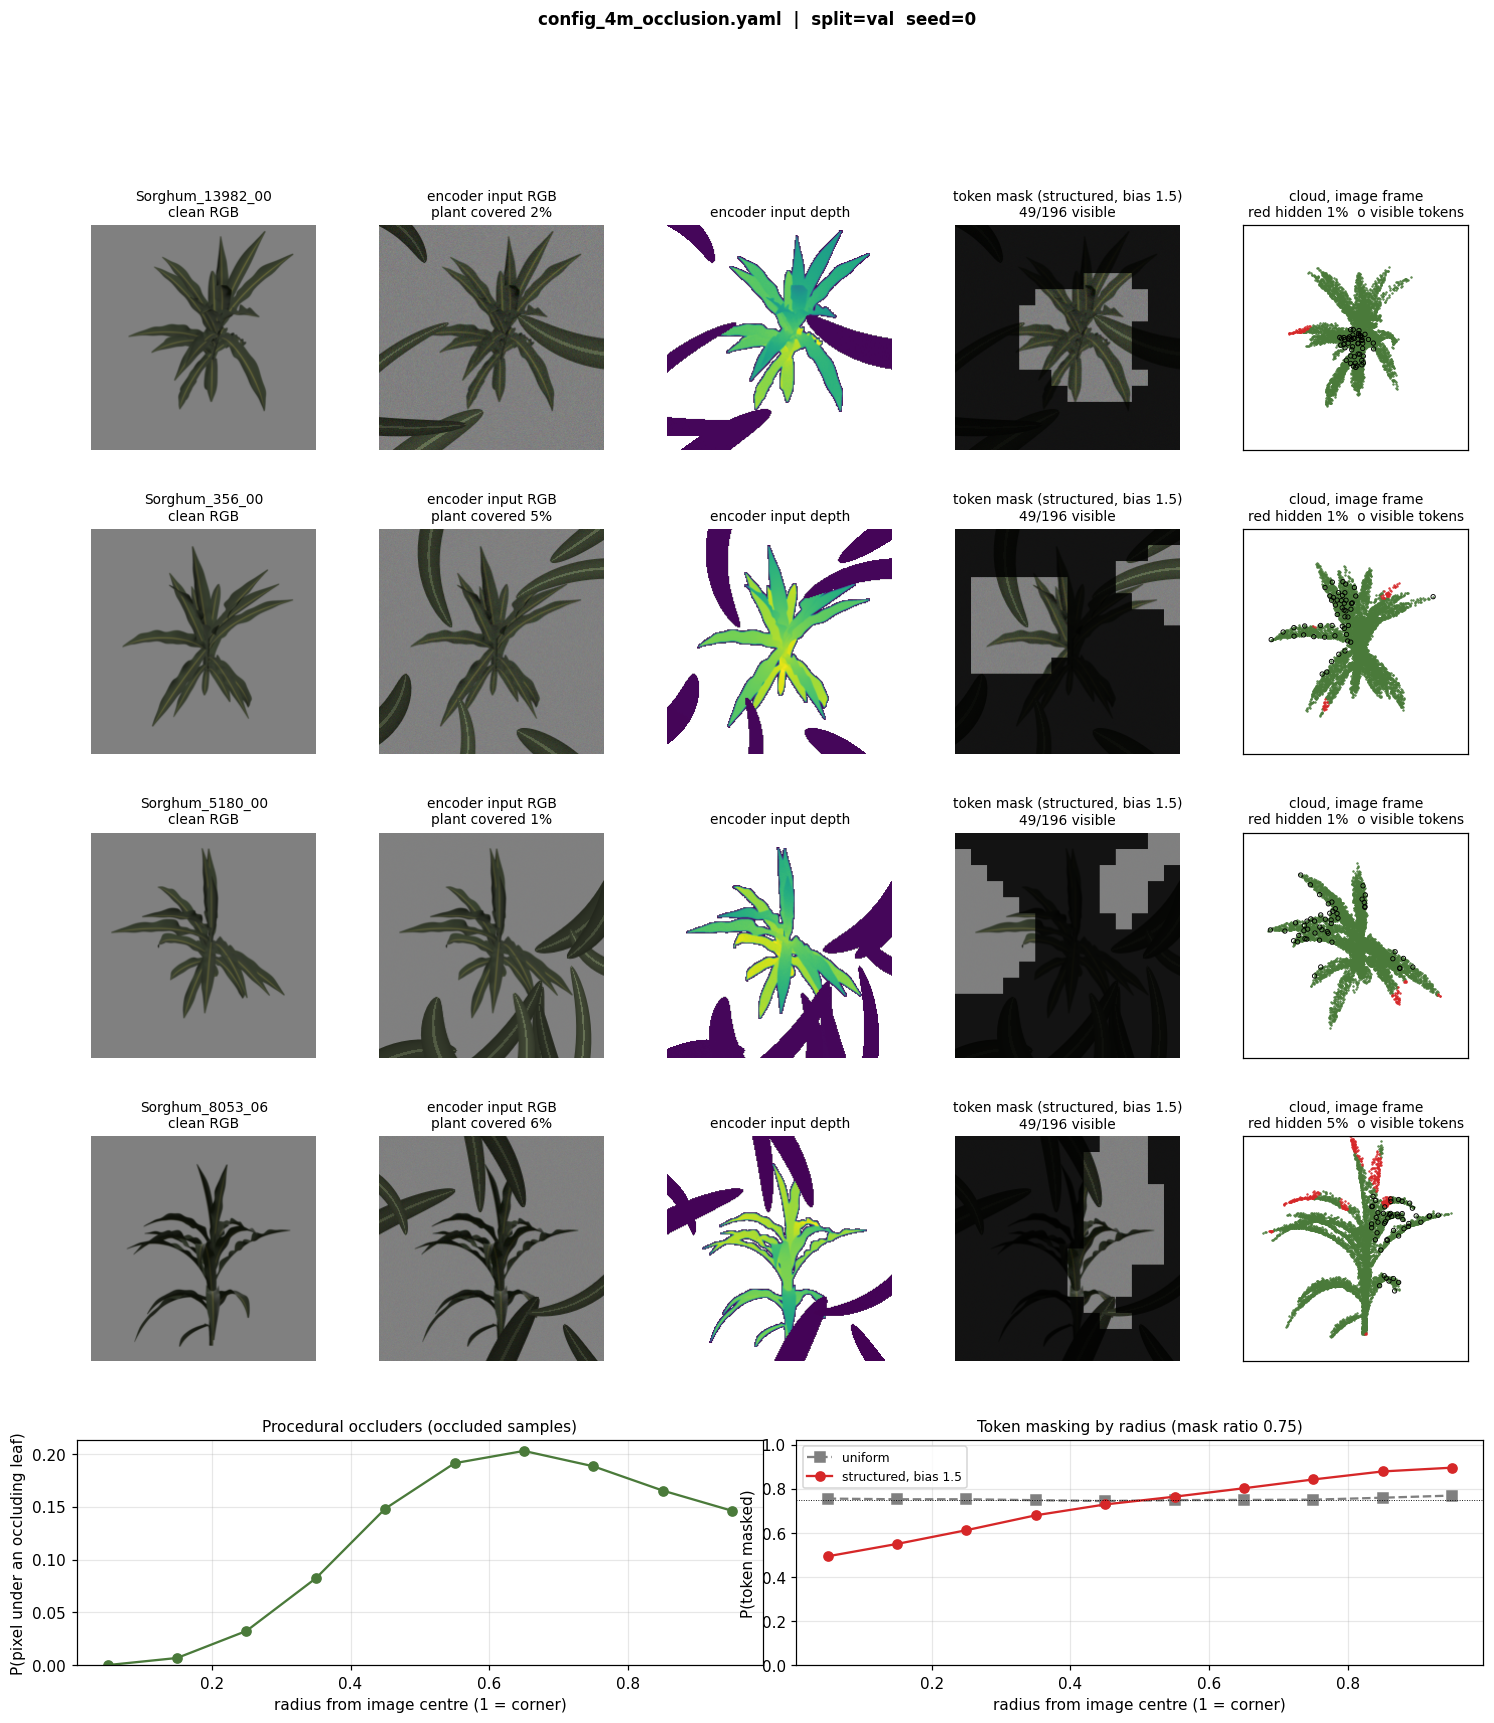

Write Python code to recreate this figure.
"""
Preview structured masking + procedural occlusion on real samples.

Standalone (no model / checkpoint): reads a few sample folders, applies the
`occlusion:` and `model.structured_mask:` settings from a training config, and
saves one figure:

  per sample : clean RGB | encoder-input RGB (occluded + noise) | input depth |
               structured token mask | point cloud with the hidden points
  bottom row : how often each radius is covered -- occluder pixels, and masked
               tokens for structured vs uniform masking -- which is the
               "centre plant less occluded than the edges" property in numbers.

    python vis_plant_occlusion.py --config config_4m_occlusion.yaml
    python vis_plant_occlusion.py --config config_4m_occlusion.yaml \
        --split val --num_samples 4 --seed 0 --output vis_plant_occlusion.png

Only reads the dataset.
"""

import argparse
import math
from pathlib import Path

import matplotlib
matplotlib.use('Agg')
import matplotlib.pyplot as plt
import numpy as np
import torch
import torchvision.transforms as transforms
import yaml

from embodied_mae import PointCloudEmbed
from plant_occlusion import (
    ProceduralOcclusion,
    StructuredMaskConfig,
    image_grid,
    pc_to_image,
    sample_field,
    structured_mask_scores,
)
from sorghum_dataset import SorghumDataset

_MEAN = torch.tensor([0.485, 0.456, 0.406]).view(3, 1, 1)
_STD = torch.tensor([0.229, 0.224, 0.225]).view(3, 1, 1)


class _Folders(SorghumDataset):
    """SorghumDataset over an explicit folder list.

    The base constructor globs every folder of the split (22k+ on Sorghum_15K);
    a preview needs a handful, loaded with the exact same preprocessing.
    """

    def __init__(self, folders, img_size, num_points):
        self.samples = list(folders)
        self.img_size = img_size
        self.num_points = num_points
        self._deterministic_point_sampling = True
        self.rgb_transform = transforms.Compose([
            transforms.Resize((img_size, img_size)),
            transforms.ToTensor(),
            transforms.Normalize(mean=_MEAN.flatten().tolist(), std=_STD.flatten().tolist()),
        ])


def _visible_mask(scores, n_visible):
    """1 = masked, lowest scores stay visible (as random_masking_dirichlet)."""
    order = scores.argsort(dim=1)
    mask = torch.ones_like(scores)
    mask.scatter_(1, order[:, :n_visible], 0.0)
    return mask


def radial_profile(values, radius, bins):
    idx = np.clip(np.digitize(radius, bins) - 1, 0, len(bins) - 2)
    return np.array([values[..., idx == b].mean() if (idx == b).any() else np.nan
                     for b in range(len(bins) - 1)])


def radial_statistics(occluder, sm_cfg, mask_ratio, img_size, patch, draws, seed):
    """Occluder-pixel and masked-token rates vs radius, over synthetic draws."""
    torch.manual_seed(seed)
    bins = np.linspace(0, 1, 11)
    centres = 0.5 * (bins[1:] + bins[:-1])
    out = {'r': centres}

    grid = image_grid(img_size).numpy()
    r_pix = np.linalg.norm(grid, axis=1) / math.sqrt(2)
    if occluder is not None:
        B = 64
        # Empty frame: measures where the leaf silhouettes land. (With a
        # plant-free depth map, depth_quantile's z-test never rejects a pixel.)
        rgb = torch.zeros(B, 3, img_size, img_size)
        depth = torch.zeros(B, 1, img_size, img_size)
        pc = torch.zeros(B, 16, 3)
        acc = []
        for _ in range(max(1, draws // B)):
            info = occluder(rgb, depth, pc)[3]
            acc.append((info['alpha'][:, 0].reshape(B, -1) > 0.5).float().numpy())
        out['occluder'] = radial_profile(np.concatenate(acc), r_pix, bins)

    uv = image_grid(img_size // patch)
    r_tok = (uv.norm(dim=1) / math.sqrt(2)).numpy()
    L = uv.shape[0]
    n_vis = int(round(L * (1 - mask_ratio)))
    B = draws
    uniform = _visible_mask(torch.rand(B, L), n_vis).numpy()
    out['uniform'] = radial_profile(uniform, r_tok, bins)
    if sm_cfg is not None:
        s = structured_mask_scores(uv.expand(B, -1, -1), sm_cfg,
                                   sample_field(B, sm_cfg.length_scale, 'cpu'))
        out['structured'] = radial_profile(_visible_mask(s, n_vis).numpy(), r_tok, bins)
    return out


def main():
    p = argparse.ArgumentParser(description=__doc__.split('\n')[1])
    p.add_argument('--config', default='config_4m_occlusion.yaml')
    p.add_argument('--data_root', default=None, help='override data.data_root')
    p.add_argument('--split', default='val')
    p.add_argument('--num_samples', type=int, default=4)
    p.add_argument('--seed', type=int, default=0)
    p.add_argument('--mask_ratio', type=float, default=None,
                   help='per-modality mask ratio to illustrate (default: model.mask_ratio)')
    p.add_argument('--draws', type=int, default=512,
                   help='synthetic draws for the radial statistics')
    p.add_argument('--output', default='vis_plant_occlusion.png')
    args = p.parse_args()

    with open(args.config) as f:
        cfg = yaml.safe_load(f)
    data_root = Path(args.data_root or cfg['data']['data_root'])
    img_size = cfg['data'].get('img_size', 224)
    num_points = cfg['data'].get('num_points', 8196)
    mask_ratio = args.mask_ratio if args.mask_ratio is not None else cfg['model'].get('mask_ratio', 0.75)
    patch = 16

    occluder = ProceduralOcclusion.from_config(cfg.get('occlusion'))
    sm_cfg = StructuredMaskConfig.from_dict(cfg['model'].get('structured_mask'))
    if occluder is None and sm_cfg is None:
        raise SystemExit(f"{args.config} enables neither `occlusion` nor "
                         "`model.structured_mask`; nothing to preview")
    # Show the structured regime on every preview sample, not a prob-weighted mix.
    if occluder is not None:
        occluder.prob = 1.0

    split_dir = data_root / args.split
    folders = sorted(d for d in split_dir.iterdir() if d.is_dir())
    rng = np.random.default_rng(args.seed)
    pick = rng.choice(len(folders), size=min(args.num_samples, len(folders)), replace=False)
    ds = _Folders([folders[i] for i in sorted(pick)], img_size, num_points)
    batch = [ds[i] for i in range(len(ds))]
    rgb = torch.stack([b[0] for b in batch])
    depth = torch.stack([b[1] for b in batch])
    pc = torch.stack([b[2] for b in batch])
    names = [b[3] for b in batch]
    B = len(batch)

    torch.manual_seed(args.seed)
    if occluder is not None:
        rgb_in, depth_in, pc_in, info = occluder(rgb, depth, pc)
    else:
        rgb_in, depth_in, pc_in = rgb, depth, pc
        info = {k: torch.zeros(B) for k in ('plant_coverage', 'pc_dropped')}

    uv = image_grid(img_size // patch)
    L = uv.shape[0]
    n_vis = int(round(L * (1 - mask_ratio)))
    if sm_cfg is not None:
        field = sample_field(B, sm_cfg.length_scale, 'cpu')
        tok_scores = structured_mask_scores(uv.expand(B, -1, -1), sm_cfg, field)
        fps = PointCloudEmbed(num_tokens=L, deterministic_fps=True).fps(pc_in, L)
        centres = pc_in[torch.arange(B)[:, None], fps]
        pc_scores = structured_mask_scores(pc_to_image(centres), sm_cfg, field)
        mask_label = f'structured, bias {sm_cfg.center_bias:g}'
    else:
        tok_scores = torch.rand(B, L)
        centres = pc_scores = None
        mask_label = 'uniform'
    tok_mask = _visible_mask(tok_scores, n_vis)

    def show_rgb(ax, t):
        ax.imshow((t * _STD + _MEAN).clamp(0, 1).permute(1, 2, 0).numpy())

    def show_depth(ax, d):
        d = d[0].numpy().copy()
        d[d <= 0] = np.nan
        ax.imshow(d, cmap='viridis')

    stats = radial_statistics(occluder, sm_cfg, mask_ratio, img_size, patch,
                              args.draws, args.seed)

    cols = 5
    fig = plt.figure(figsize=(3.3 * cols, 3.4 * (B + 1)))
    gs = fig.add_gridspec(B + 1, 2 * cols, hspace=0.35, wspace=0.3)
    for i in range(B):
        panel = lambda c: fig.add_subplot(gs[i, 2 * c:2 * c + 2])
        ax = panel(0)
        show_rgb(ax, rgb[i]); ax.set_title(f'{names[i]}\nclean RGB', fontsize=9)

        ax = panel(1)
        show_rgb(ax, rgb_in[i])
        ax.set_title(f'encoder input RGB\nplant covered {info["plant_coverage"][i]:.0%}',
                     fontsize=9)

        ax = panel(2)
        show_depth(ax, depth_in[i]); ax.set_title('encoder input depth', fontsize=9)

        ax = panel(3)
        g = img_size // patch
        m = np.kron(tok_mask[i].reshape(g, g).numpy(), np.ones((patch, patch)))
        img = (rgb_in[i] * _STD + _MEAN).clamp(0, 1).permute(1, 2, 0).numpy()
        ax.imshow(img * (1 - 0.85 * m[..., None]))
        ax.set_title(f'token mask ({mask_label})\n{n_vis}/{L} visible', fontsize=9)

        ax = panel(4)
        uv_pts = pc_to_image(pc[i]).numpy()
        hidden = (info['pc_hidden'][i].numpy() if 'pc_hidden' in info
                  else np.zeros(len(uv_pts), dtype=bool))
        ax.scatter(uv_pts[~hidden, 0], uv_pts[~hidden, 1], s=0.3, c='#4a7a3a')
        ax.scatter(uv_pts[hidden, 0], uv_pts[hidden, 1], s=0.3, c='#d62728')
        if centres is not None:
            c_uv = pc_to_image(centres[i]).numpy()
            vis = _visible_mask(pc_scores[i:i + 1], n_vis)[0].numpy() == 0
            ax.scatter(c_uv[vis, 0], c_uv[vis, 1], s=8, facecolors='none',
                       edgecolors='k', linewidths=0.6)
        ax.set_xlim(-1, 1); ax.set_ylim(1, -1); ax.set_aspect('equal')
        ax.set_title(f'cloud, image frame\nred hidden {info["pc_dropped"][i]:.0%}'
                     f'  o visible tokens', fontsize=9)
        ax.set_xticks([]); ax.set_yticks([])

    for k, ax in enumerate(fig.axes):
        if k % cols != cols - 1:
            ax.axis('off')

    ax = fig.add_subplot(gs[B, :cols])
    if 'occluder' in stats:
        ax.plot(stats['r'], stats['occluder'], 'o-', c='#4a7a3a')
    ax.set_xlabel('radius from image centre (1 = corner)')
    ax.set_ylabel('P(pixel under an occluding leaf)')
    ax.set_title('Procedural occluders (occluded samples)', fontsize=10)
    ax.set_ylim(0, None); ax.grid(alpha=0.3)

    ax = fig.add_subplot(gs[B, cols:])
    ax.plot(stats['r'], stats['uniform'], 's--', c='grey', label='uniform')
    if 'structured' in stats:
        ax.plot(stats['r'], stats['structured'], 'o-', c='#d62728', label=mask_label)
    ax.axhline(mask_ratio, c='k', lw=0.6, ls=':')
    ax.set_xlabel('radius from image centre (1 = corner)')
    ax.set_ylabel('P(token masked)')
    ax.set_title(f'Token masking by radius (mask ratio {mask_ratio:g})', fontsize=10)
    ax.set_ylim(0, 1.02); ax.legend(fontsize=8); ax.grid(alpha=0.3)

    fig.suptitle(f'{args.config}  |  split={args.split}  seed={args.seed}',
                 fontsize=11, fontweight='bold', y=0.995)
    fig.savefig(args.output, dpi=110, bbox_inches='tight')
    print(f"Saved {args.output}")

    print("\nradius  " + "  ".join(f"{r:4.2f}" for r in stats['r']))
    for key in ('occluder', 'uniform', 'structured'):
        if key in stats:
            print(f"{key:10s}" + "  ".join(f"{v:4.2f}" for v in stats[key]))
    print(f"\nplant coverage per sample: "
          + ", ".join(f"{v:.0%}" for v in info['plant_coverage'].tolist()))
    print("PC points hidden per sample: "
          + ", ".join(f"{v:.0%}" for v in info['pc_dropped'].tolist()))


if __name__ == '__main__':
    main()
